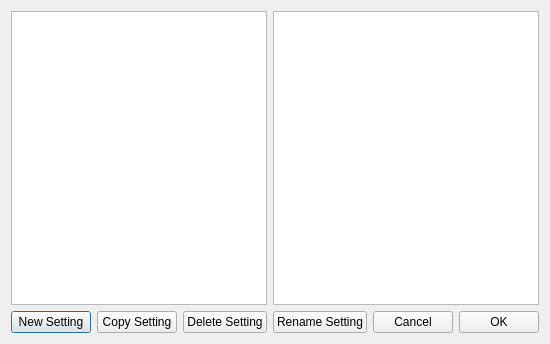
<?xml version="1.0" encoding="UTF-8"?>
<ui version="4.0">
 <class>TSettingsEditDlg</class>
 <widget class="QDialog" name="TSettingsEditDlg">
  <property name="geometry">
   <rect>
    <x>0</x>
    <y>0</y>
    <width>538</width>
    <height>344</height>
   </rect>
  </property>
  <property name="sizePolicy">
   <sizepolicy hsizetype="MinimumExpanding" vsizetype="MinimumExpanding">
    <horstretch>0</horstretch>
    <verstretch>0</verstretch>
   </sizepolicy>
  </property>
  <property name="windowTitle">
   <string>Dialog</string>
  </property>
  <layout class="QVBoxLayout" name="verticalLayout">
   <item>
    <layout class="QHBoxLayout" name="horizontalLayout_2">
     <item>
      <widget class="QListWidget" name="SectionsList">
       <property name="sizePolicy">
        <sizepolicy hsizetype="MinimumExpanding" vsizetype="MinimumExpanding">
         <horstretch>2</horstretch>
         <verstretch>0</verstretch>
        </sizepolicy>
       </property>
       <property name="alternatingRowColors">
        <bool>true</bool>
       </property>
       <property name="resizeMode">
        <enum>QListView::Fixed</enum>
       </property>
       <property name="sortingEnabled">
        <bool>false</bool>
       </property>
      </widget>
     </item>
     <item>
      <widget class="QTableWidget" name="OptionsTable">
       <property name="sizePolicy">
        <sizepolicy hsizetype="MinimumExpanding" vsizetype="MinimumExpanding">
         <horstretch>4</horstretch>
         <verstretch>0</verstretch>
        </sizepolicy>
       </property>
       <property name="alternatingRowColors">
        <bool>true</bool>
       </property>
       <property name="selectionMode">
        <enum>QAbstractItemView::SingleSelection</enum>
       </property>
       <property name="selectionBehavior">
        <enum>QAbstractItemView::SelectRows</enum>
       </property>
       <property name="cornerButtonEnabled">
        <bool>false</bool>
       </property>
       <attribute name="horizontalHeaderVisible">
        <bool>false</bool>
       </attribute>
       <attribute name="horizontalHeaderStretchLastSection">
        <bool>true</bool>
       </attribute>
      </widget>
     </item>
    </layout>
   </item>
   <item>
    <layout class="QHBoxLayout" name="horizontalLayout">
     <item>
      <widget class="QPushButton" name="NewSectionButton">
       <property name="text">
        <string>New Setting</string>
       </property>
      </widget>
     </item>
     <item>
      <widget class="QPushButton" name="CopyButton">
       <property name="text">
        <string>Copy Setting</string>
       </property>
      </widget>
     </item>
     <item>
      <widget class="QPushButton" name="DeleteButton">
       <property name="text">
        <string>Delete Setting</string>
       </property>
      </widget>
     </item>
     <item>
      <widget class="QPushButton" name="renameButton">
       <property name="text">
        <string>Rename Setting</string>
       </property>
      </widget>
     </item>
     <item>
      <spacer name="horizontalSpacer">
       <property name="orientation">
        <enum>Qt::Horizontal</enum>
       </property>
       <property name="sizeHint" stdset="0">
        <size>
         <width>40</width>
         <height>20</height>
        </size>
       </property>
      </spacer>
     </item>
     <item>
      <widget class="QPushButton" name="CancelButton">
       <property name="text">
        <string>Cancel</string>
       </property>
      </widget>
     </item>
     <item>
      <widget class="QPushButton" name="OKButton">
       <property name="text">
        <string>OK</string>
       </property>
      </widget>
     </item>
    </layout>
   </item>
  </layout>
 </widget>
 <resources/>
 <connections/>
</ui>
